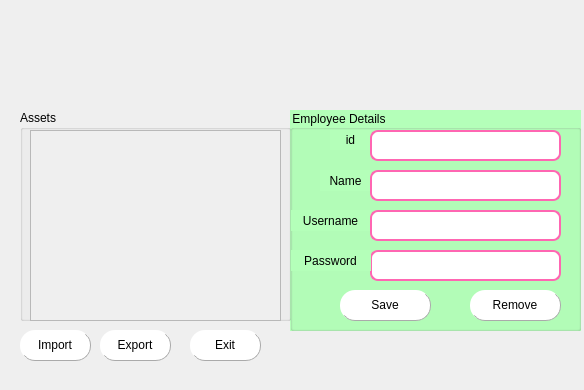
<?xml version="1.0" encoding="UTF-8"?>
<ui version="4.0">
 <class>MainWindow</class>
 <widget class="QMainWindow" name="MainWindow">
  <property name="geometry">
   <rect>
    <x>0</x>
    <y>0</y>
    <width>584</width>
    <height>390</height>
   </rect>
  </property>
  <property name="windowTitle">
   <string>MainWindow</string>
  </property>
  <widget class="QWidget" name="centralwidget">
   <widget class="QLabel" name="label">
    <property name="geometry">
     <rect>
      <x>0</x>
      <y>0</y>
      <width>591</width>
      <height>391</height>
     </rect>
    </property>
    <property name="text">
     <string/>
    </property>
    <property name="pixmap">
     <pixmap>C:/Users/tmanhuynh/Downloads/FARMERS'(1).png</pixmap>
    </property>
    <property name="scaledContents">
     <bool>true</bool>
    </property>
    <property name="alignment">
     <set>Qt::AlignCenter</set>
    </property>
    <property name="wordWrap">
     <bool>false</bool>
    </property>
   </widget>
   <widget class="QGroupBox" name="groupBox_2">
    <property name="geometry">
     <rect>
      <x>290</x>
      <y>110</y>
      <width>291</width>
      <height>221</height>
     </rect>
    </property>
    <property name="styleSheet">
     <string notr="true">background-color: rgb(180, 255, 185);
font: 25 10pt &quot;Perpetua Titling MT&quot;;</string>
    </property>
    <property name="title">
     <string>Employee Details</string>
    </property>
    <widget class="QLabel" name="label_2">
     <property name="geometry">
      <rect>
       <x>40</x>
       <y>20</y>
       <width>41</width>
       <height>20</height>
      </rect>
     </property>
     <property name="styleSheet">
      <string notr="true">font: 75 10pt &quot;MS Shell Dlg 2&quot;;
font: 25 9pt &quot;Perpetua Titling MT&quot;;</string>
     </property>
     <property name="text">
      <string>id</string>
     </property>
     <property name="alignment">
      <set>Qt::AlignCenter</set>
     </property>
    </widget>
    <widget class="QLabel" name="label_3">
     <property name="geometry">
      <rect>
       <x>30</x>
       <y>60</y>
       <width>51</width>
       <height>21</height>
      </rect>
     </property>
     <property name="styleSheet">
      <string notr="true">font: 75 10pt &quot;MS Shell Dlg 2&quot;;
font: 25 9pt &quot;Perpetua Titling MT&quot;;</string>
     </property>
     <property name="text">
      <string>Name</string>
     </property>
     <property name="alignment">
      <set>Qt::AlignCenter</set>
     </property>
    </widget>
    <widget class="QLabel" name="label_4">
     <property name="geometry">
      <rect>
       <x>0</x>
       <y>100</y>
       <width>81</width>
       <height>21</height>
      </rect>
     </property>
     <property name="styleSheet">
      <string notr="true">font: 75 10pt &quot;MS Shell Dlg 2&quot;;
font: 25 9pt &quot;Perpetua Titling MT&quot;;</string>
     </property>
     <property name="text">
      <string>Username</string>
     </property>
     <property name="scaledContents">
      <bool>false</bool>
     </property>
     <property name="alignment">
      <set>Qt::AlignCenter</set>
     </property>
    </widget>
    <widget class="QLineEdit" name="lineEditName">
     <property name="geometry">
      <rect>
       <x>80</x>
       <y>60</y>
       <width>191</width>
       <height>31</height>
      </rect>
     </property>
     <property name="styleSheet">
      <string notr="true">QLineEdit {
    background-color: white;
    border: 2px solid #ff66b2;
    border-radius: 8px;
    padding: 5px;
    font: 12pt &quot;Segoe UI&quot;;
}
</string>
     </property>
    </widget>
    <widget class="QLineEdit" name="lineEditUserName">
     <property name="geometry">
      <rect>
       <x>80</x>
       <y>100</y>
       <width>191</width>
       <height>31</height>
      </rect>
     </property>
     <property name="styleSheet">
      <string notr="true">QLineEdit {
    background-color: white;
    border: 2px solid #ff66b2;
    border-radius: 8px;
    padding: 5px;
    font: 12pt &quot;Segoe UI&quot;;
}
</string>
     </property>
    </widget>
    <widget class="QPushButton" name="pushButtonSave">
     <property name="geometry">
      <rect>
       <x>50</x>
       <y>180</y>
       <width>91</width>
       <height>31</height>
      </rect>
     </property>
     <property name="styleSheet">
      <string notr="true">
QPushButton{
        border-radius: 15px;
		border-right: 1px solid #aaaaaa;
		border-bottom: 1px solid #aaaaaa;
		font: 14pt &quot;Times New Roman&quot;;

}
QPushButton:enabled {
		background-color: white;
		color: Black;
}

QPushButton:pressed {
		background-color: #0d2f72;
		color: #fffffe;
}


QPushButton:hover:!pressed {
		background-color: #E1F4FF;
		color: #0c2f70;
}

QPushButton:disabled {
		background-color: #aaaaaa;
		color: #ffffff;
}</string>
     </property>
     <property name="text">
      <string>Save</string>
     </property>
     <property name="icon">
      <iconset>
       <normaloff>../../Chuong4/BaiTap85/images/2931171_download_import_save_down_storage_icon.png</normaloff>../../Chuong4/BaiTap85/images/2931171_download_import_save_down_storage_icon.png</iconset>
     </property>
    </widget>
    <widget class="QPushButton" name="pushButtonRemove">
     <property name="geometry">
      <rect>
       <x>180</x>
       <y>180</y>
       <width>91</width>
       <height>31</height>
      </rect>
     </property>
     <property name="styleSheet">
      <string notr="true">QPushButton{
        border-radius: 15px;
		border-right: 1px solid #aaaaaa;
		border-bottom: 1px solid #aaaaaa;
		font: 14pt &quot;Times New Roman&quot;;

}
QPushButton:enabled {
		background-color: white;
		color: Black;
}

QPushButton:pressed {
		background-color: #0d2f72;
		color: #fffffe;
}


QPushButton:hover:!pressed {
		background-color: #E1F4FF;
		color: #0c2f70;
}

QPushButton:disabled {
		background-color: #aaaaaa;
		color: #ffffff;
}</string>
     </property>
     <property name="text">
      <string>Remove</string>
     </property>
     <property name="icon">
      <iconset>
       <normaloff>../../Chuong4/BaiTap85/images/185090_delete_garbage_icon.png</normaloff>../../Chuong4/BaiTap85/images/185090_delete_garbage_icon.png</iconset>
     </property>
    </widget>
    <widget class="QLineEdit" name="lineEditId">
     <property name="geometry">
      <rect>
       <x>80</x>
       <y>20</y>
       <width>191</width>
       <height>31</height>
      </rect>
     </property>
     <property name="styleSheet">
      <string notr="true">
QLineEdit {
    background-color: white;
    border: 2px solid #ff66b2;
    border-radius: 8px;
    padding: 5px;
    font: 12pt &quot;Segoe UI&quot;;
}</string>
     </property>
    </widget>
    <widget class="QLineEdit" name="lineEditUserPassword">
     <property name="geometry">
      <rect>
       <x>80</x>
       <y>140</y>
       <width>191</width>
       <height>31</height>
      </rect>
     </property>
     <property name="styleSheet">
      <string notr="true">QLineEdit {
    background-color: white;
    border: 2px solid #ff66b2;
    border-radius: 8px;
    padding: 5px;
    font: 12pt &quot;Segoe UI&quot;;
}
</string>
     </property>
    </widget>
    <widget class="QLabel" name="label_6">
     <property name="geometry">
      <rect>
       <x>0</x>
       <y>140</y>
       <width>81</width>
       <height>21</height>
      </rect>
     </property>
     <property name="styleSheet">
      <string notr="true">font: 75 10pt &quot;MS Shell Dlg 2&quot;;
font: 25 9pt &quot;Perpetua Titling MT&quot;;</string>
     </property>
     <property name="text">
      <string>Password</string>
     </property>
     <property name="scaledContents">
      <bool>false</bool>
     </property>
     <property name="alignment">
      <set>Qt::AlignCenter</set>
     </property>
    </widget>
   </widget>
   <widget class="QPushButton" name="pushButtonexport_2">
    <property name="geometry">
     <rect>
      <x>100</x>
      <y>330</y>
      <width>71</width>
      <height>31</height>
     </rect>
    </property>
    <property name="styleSheet">
     <string notr="true">QPushButton{
        border-radius: 15px;
		border-right: 1px solid #aaaaaa;
		border-bottom: 1px solid #aaaaaa;
		font: 14pt &quot;Times New Roman&quot;;

}
QPushButton:enabled {
		background-color: white;
		color: Black;
}

QPushButton:pressed {
		background-color: #0d2f72;
		color: #fffffe;
}


QPushButton:hover:!pressed {
		background-color: #E1F4FF;
		color: #0c2f70;
}

QPushButton:disabled {
		background-color: #aaaaaa;
		color: #ffffff;
}</string>
    </property>
    <property name="text">
     <string>Export</string>
    </property>
   </widget>
   <widget class="QPushButton" name="pushButtonImport_2">
    <property name="geometry">
     <rect>
      <x>20</x>
      <y>330</y>
      <width>71</width>
      <height>31</height>
     </rect>
    </property>
    <property name="styleSheet">
     <string notr="true">QPushButton{
        border-radius: 15px;
		border-right: 1px solid #aaaaaa;
		border-bottom: 1px solid #aaaaaa;
		font: 14pt &quot;Times New Roman&quot;;

}
QPushButton:enabled {
		background-color: white;
		color: Black;
}

QPushButton:pressed {
		background-color: #0d2f72;
		color: #fffffe;
}


QPushButton:hover:!pressed {
		background-color: #E1F4FF;
		color: #0c2f70;
}

QPushButton:disabled {
		background-color: #aaaaaa;
		color: #ffffff;
}</string>
    </property>
    <property name="text">
     <string>Import</string>
    </property>
   </widget>
   <widget class="QPushButton" name="pushButtonexit_2">
    <property name="geometry">
     <rect>
      <x>190</x>
      <y>330</y>
      <width>71</width>
      <height>31</height>
     </rect>
    </property>
    <property name="styleSheet">
     <string notr="true">QPushButton{
        border-radius: 15px;
		border-right: 1px solid #aaaaaa;
		border-bottom: 1px solid #aaaaaa;
		font: 14pt &quot;Times New Roman&quot;;

}
QPushButton:enabled {
		background-color: white;
		color: Black;
}

QPushButton:pressed {
		background-color: #0d2f72;
		color: #fffffe;
}


QPushButton:hover:!pressed {
		background-color: #E1F4FF;
		color: #0c2f70;
}

QPushButton:disabled {
		background-color: #aaaaaa;
		color: #ffffff;
}</string>
    </property>
    <property name="text">
     <string>Exit</string>
    </property>
   </widget>
   <widget class="QGroupBox" name="groupBox">
    <property name="geometry">
     <rect>
      <x>20</x>
      <y>110</y>
      <width>271</width>
      <height>211</height>
     </rect>
    </property>
    <property name="styleSheet">
     <string notr="true">font: 25 10pt &quot;Perpetua Titling MT&quot;;</string>
    </property>
    <property name="title">
     <string>Assets</string>
    </property>
    <widget class="QScrollArea" name="scrollArea">
     <property name="geometry">
      <rect>
       <x>10</x>
       <y>20</y>
       <width>251</width>
       <height>191</height>
      </rect>
     </property>
     <property name="widgetResizable">
      <bool>true</bool>
     </property>
     <widget class="QWidget" name="scrollAreaWidgetContents">
      <property name="geometry">
       <rect>
        <x>0</x>
        <y>0</y>
        <width>249</width>
        <height>189</height>
       </rect>
      </property>
      <widget class="QWidget" name="verticalLayoutWidget">
       <property name="geometry">
        <rect>
         <x>10</x>
         <y>10</y>
         <width>231</width>
         <height>171</height>
        </rect>
       </property>
       <layout class="QVBoxLayout" name="verticalLayout"/>
      </widget>
     </widget>
    </widget>
   </widget>
  </widget>
 </widget>
 <resources/>
 <connections/>
</ui>
